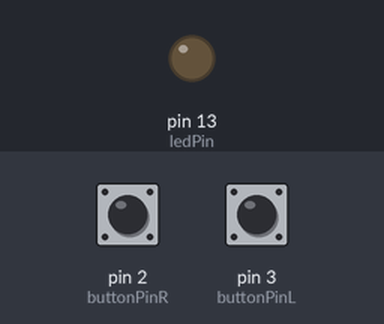
The sketch below on a simulated Arduino Uno, built with avr-gcc and run on an emulated ATmega328P. On the bench: output pins drawn as LEDs (lit = HIGH). Inputs (shaded band) come from the test bench; at power-on: pin 2 (buttonPinR) LOW, pin 3 (buttonPinL) LOW.

Above: at 1.2 s.
1.3 s: pin 2 (buttonPinR) pulled HIGH for 0.15 s
At 1.37 s:
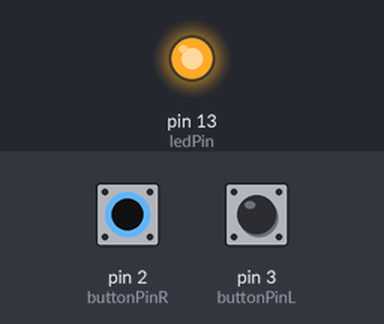
2.9 s: pin 2 (buttonPinR) pulled HIGH for 3.2 s
At 7.3 s:
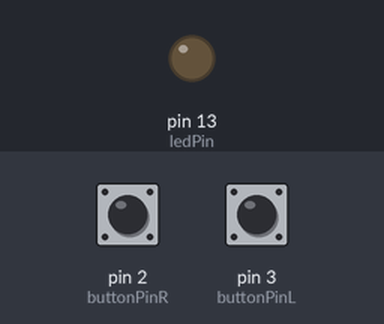
7.6 s: pin 3 (buttonPinL) pulled HIGH for 3.2 s
At 8.5 s:
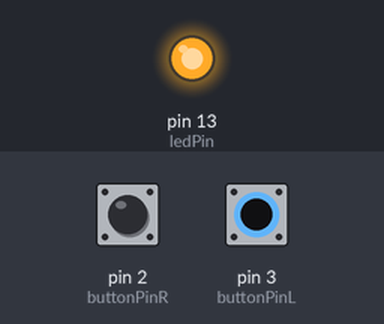
Timing chart, 0 to 12.3 s (numbered marks = the images above; inputs shaded):
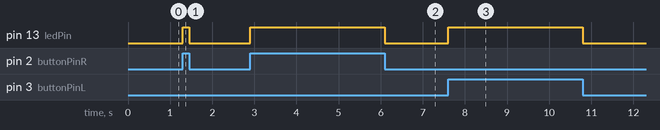

Measured:
- after the input at 1.3 s, pin 13 (ledPin): LOW → HIGH at once, → LOW 0.15 s later
- after the input at 2.9 s, pin 13 (ledPin): LOW → HIGH at once, → LOW 3.2 s later
- after the input at 7.6 s, pin 13 (ledPin): LOW → HIGH at once, → LOW 3.2 s later

The sketch:

opdracht9.ino
```cpp
int ledPin = 13;
int buttonPinL = 3;
int buttonPinR = 2;

void setup() {
 pinMode(ledPin, OUTPUT);
 pinMode(buttonPinL, INPUT);
 pinMode(buttonPinR, INPUT);
}
void loop(){
  if (digitalRead(buttonPinL) == HIGH || (digitalRead(buttonPinR) == HIGH)){
    // turn LED on:
  if (!(digitalRead(buttonPinL) == HIGH && (digitalRead(buttonPinR) == HIGH))){
    digitalWrite(ledPin, HIGH);
    }
    else {
       digitalWrite(ledPin, LOW);

      }
    } else {
    digitalWrite(ledPin, LOW);

      }
 }
```
